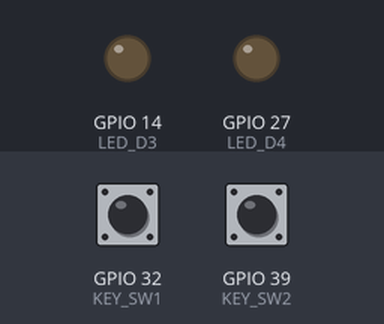
Simulated run of this program. Board: ESP32-S3. Parts: output pins drawn as LEDs (lit = HIGH). The test bench sets the inputs (shaded band); at power-on: GPIO 32 (KEY_SW1) HIGH, GPIO 39 (KEY_SW2) HIGH.

Above: at 1.2 s.
1.3 s: GPIO 32 (KEY_SW1) pulled LOW for 0.15 s
At 2.2 s:
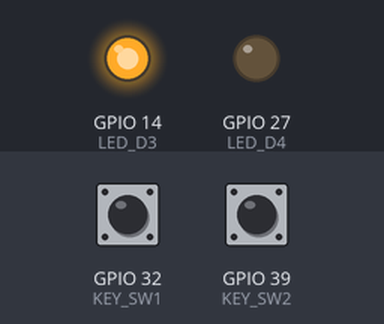
2.9 s: GPIO 39 (KEY_SW2) pulled LOW for 0.15 s
At 3.3 s:
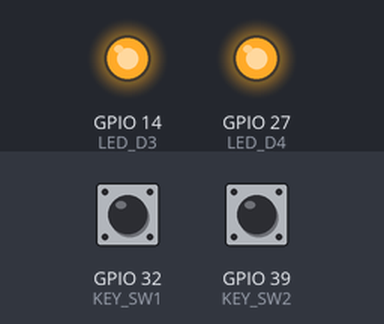
4.5 s: GPIO 32 (KEY_SW1) pulled LOW for 1 s
At 4.8 s:
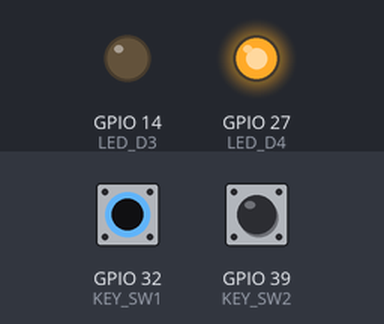
7.0 s: GPIO 32 (KEY_SW1) pulled LOW for 3.2 s
At 7.9 s:
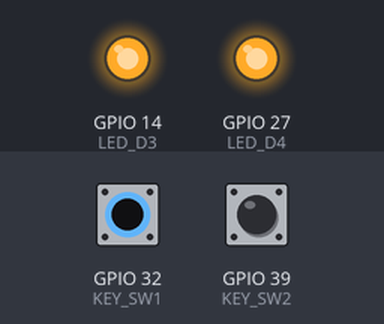
11.7 s: GPIO 39 (KEY_SW2) pulled LOW for 1 s
At 12.7 s:
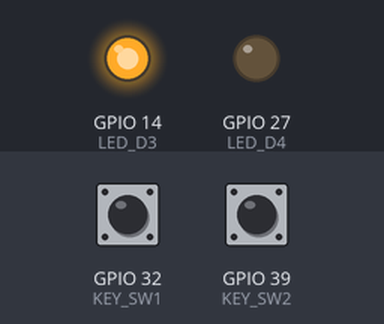
Timing chart, 0 to 14.7 s (numbered marks = the images above; inputs shaded):
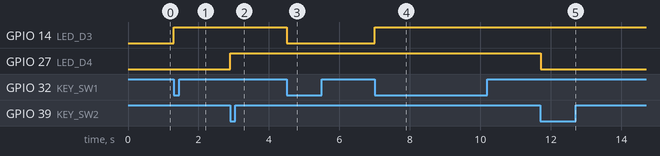

Measured:
- after the input at 1.3 s, GPIO 14 (LED_D3): LOW → HIGH at once
- after the input at 2.9 s, GPIO 27 (LED_D4): LOW → HIGH at once
- after the input at 4.5 s, GPIO 14 (LED_D3): HIGH → LOW at once
- after the input at 7.0 s, GPIO 14 (LED_D3): LOW → HIGH at once
- after the input at 11.7 s, GPIO 27 (LED_D4): HIGH → LOW at once

The program:

main.cpp
```cpp
#include <Arduino.h>

// 定义LED和按键引脚（根据ESP32-S3实际接线修改）
const int LED_D3 = 14;  // 对应原实训D3，可改ESP32-S3引脚
const int LED_D4 = 27;  // 对应原实训D4，可改ESP32-S3引脚
const int KEY_SW1 = 32; // 对应原实训SW1，可改ESP32-S3引脚
const int KEY_SW2 = 39; // 对应原实训SW2，可改ESP32-S3引脚

// 存储LED状态
bool ledD3_State = LOW;
bool ledD4_State = LOW;

// 按键扫描函数
void scanKey() {
  // 处理SW1按键，切换D3状态
  if (digitalRead(KEY_SW1) == LOW) { // 按键按下（假设按键为下拉模式，按下为低电平）
    ledD3_State = !ledD3_State;
    digitalWrite(LED_D3, ledD3_State);
    while (digitalRead(KEY_SW1) == LOW); // 等待按键松开
  }

  // 处理SW2按键，切换D4状态
  if (digitalRead(KEY_SW2) == LOW) {
    ledD4_State = !ledD4_State;
    digitalWrite(LED_D4, ledD4_State);
    while (digitalRead(KEY_SW2) == LOW); // 等待按键松开
  }
}

void setup() {
  // 初始化LED引脚为输出
  pinMode(LED_D3, OUTPUT);
  pinMode(LED_D4, OUTPUT);
  // 初始化按键引脚为输入（上拉模式，避免浮空）
  pinMode(KEY_SW1, INPUT_PULLUP);
  pinMode(KEY_SW2, INPUT_PULLUP);
  // 初始关闭LED
  digitalWrite(LED_D3, LOW);
  digitalWrite(LED_D4, LOW);
}

void loop() {
  scanKey(); // 循环扫描按键
  delay(10); // 消抖延时，提升稳定性
}
```
